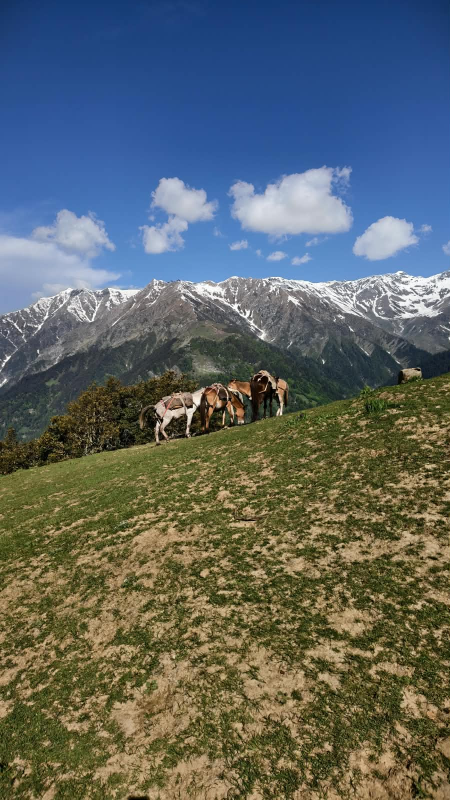
#> input picture data/payloads/variants/image_large.png, 900 x 1600 px, given in place of cover_processed.png, which was not available (shown at 1/2 size)
$ python dwt.py
#> lines starting #> are read from the running program, lines starting #| are printed output that depends on the picture
### src/preprocessing/payload_processor.py
"""
Generic Payload Processor

Converts TEXT, AUDIO, and IMAGE files into the
common steganography payload format.

Supported payloads:
    TEXT  -> .txt
    AUDIO -> .wav, .mp3, .flac, etc.
    IMAGE -> .png, .jpg, .jpeg, .bmp, etc.
"""

from pathlib import Path

from src.utils.payload_format import (
    create_payload,
    parse_payload,
    print_payload_info,
)


# ============================================================
# SUPPORTED EXTENSIONS
# ============================================================

TEXT_EXTENSIONS = {
    ".txt"
}

AUDIO_EXTENSIONS = {
    ".wav",
    ".mp3",
    ".flac",
    ".aac",
    ".ogg",
    ".m4a"
}

IMAGE_EXTENSIONS = {
    ".png",
    ".jpg",
    ".jpeg",
    ".bmp",
    ".tiff",
    ".webp"
}


# ============================================================
# DETECT PAYLOAD TYPE
# ============================================================

def detect_payload_type(file_path):
    """
    Detect payload type from file extension.

    Parameters
    ----------
    file_path : str or Path
        Path to payload file

    Returns
    -------
    str
        TEXT, AUDIO, or IMAGE
    """

    file_path = Path(file_path)

    extension = file_path.suffix.lower()

    if extension in TEXT_EXTENSIONS:
        return "TEXT"

    if extension in AUDIO_EXTENSIONS:
        return "AUDIO"

    if extension in IMAGE_EXTENSIONS:
        return "IMAGE"

    raise ValueError(
        f"Unsupported payload file extension: {extension}"
    )


# ============================================================
# READ PAYLOAD FILE
# ============================================================

def read_payload_file(file_path):
    """
    Read payload file as raw bytes.

    Parameters
    ----------
    file_path : str or Path
        Path to payload file

    Returns
    -------
    bytes
        Raw file data
    """

    file_path = Path(file_path)

    if not file_path.exists():
        raise FileNotFoundError(
            f"Payload file not found: {file_path}"
        )

    if not file_path.is_file():
        raise ValueError(
            f"Path is not a file: {file_path}"
        )

    return file_path.read_bytes()


# ============================================================
# CREATE FORMATTED PAYLOAD FROM FILE
# ============================================================

def create_payload_from_file(file_path):
    """
    Convert an actual payload file into the
    common steganography payload format.

    Parameters
    ----------
    file_path : str or Path
        Path to payload file

    Returns
    -------
    bytes
        Complete formatted payload
    """

    file_path = Path(file_path)

    payload_type = detect_payload_type(file_path)

    data = read_payload_file(file_path)

    extension = file_path.suffix.lower().lstrip(".")

    payload = create_payload(
        payload_type=payload_type,
        extension=extension,
        data=data
    )

    return payload


# ============================================================
# EXTRACT FILE DATA FROM FORMATTED PAYLOAD
# ============================================================

# [38 lines left out: function extract_payload_data, not called in this run]


# ============================================================
# TEST
# ============================================================

# [52 lines that do not run on import are left out]

### src/traditional/dwt.py
"""
DWT Steganography Engine

Method:
    - Integer Haar DWT
    - LH + HL sub-bands
    - 1 bit per coefficient
    - Reversible integer transform
    - Generic AISG payload format
    - Supports TEXT, AUDIO and IMAGE

Rule:
    If payload fits -> embed.
    If payload does not fit -> report insufficient capacity.
"""

import os
import time

import cv2
import numpy as np

from src.preprocessing.payload_processor import create_payload_from_file
from src.utils.payload_format import parse_payload


# ============================================================
# CONFIGURATION
# ============================================================

WAVELET = "haar"


# ============================================================
# INTEGER HAAR 1D TRANSFORM
# ============================================================

def haar_forward_1d(x):
    """
    Reversible integer Haar transform.

    For every pair:

        even = x[0], x[2], ...
        odd  = x[1], x[3], ...

        detail = odd - even
        approx = even + floor(detail / 2)

    This transform is reversible using integers.
    """

    x = np.asarray(
        x,
        dtype=np.int64
    )

    if x.size % 2 != 0:
        raise ValueError(
            "Integer Haar DWT requires even dimensions."
        )

    even = x[::2]
    odd = x[1::2]

    detail = (
        odd - even
    )

    approx = (
        even +
        np.floor_divide(
            detail,
            2
        )
    )

    return approx, detail


# [40 lines left out: function haar_inverse_1d, not called in this run]


# ============================================================
# 2D INTEGER HAAR DWT
# ============================================================

def apply_dwt(image):
    """
    Apply one-level 2D reversible integer Haar DWT.

    Returns:

        LL
        LH
        HL
        HH

    LH = low vertical + high horizontal
    HL = high vertical + low horizontal
    HH = high vertical + high horizontal
    """

    if image is None:
        raise ValueError(
            "Image could not be loaded."
        )

    if len(image.shape) != 2:
        raise ValueError(
            "DWT expects a grayscale image."
        )

    height, width = image.shape

    if height % 2 != 0 or width % 2 != 0:
        raise ValueError(
            "Image width and height must be even."
        )

    image = image.astype(
        np.int64
    )

    # --------------------------------------------------------
    # Horizontal transform
    # --------------------------------------------------------

    row_approx = np.empty(
        (height, width // 2),
        dtype=np.int64
    )

    row_detail = np.empty(
        (height, width // 2),
        dtype=np.int64
    )

    for row in range(height):

        approx, detail = haar_forward_1d(
            image[row, :]
        )

        row_approx[row, :] = approx
        row_detail[row, :] = detail

    # --------------------------------------------------------
    # Vertical transform
    # --------------------------------------------------------

    half_height = height // 2
    half_width = width // 2

    LL = np.empty(
        (half_height, half_width),
        dtype=np.int64
    )

    LH = np.empty(
        (half_height, half_width),
        dtype=np.int64
    )

    HL = np.empty(
        (half_height, half_width),
        dtype=np.int64
    )

    HH = np.empty(
        (half_height, half_width),
        dtype=np.int64
    )

    for col in range(half_width):

        # Low-horizontal component
        approx, detail = haar_forward_1d(
            row_approx[:, col]
        )

        LL[:, col] = approx
        HL[:, col] = detail

        # High-horizontal component
        approx, detail = haar_forward_1d(
            row_detail[:, col]
        )

        LH[:, col] = approx
        HH[:, col] = detail

    return LL, LH, HL, HH


# ============================================================
# INTEGER HAAR INVERSE
# ============================================================

# [63 lines left out: function apply_idwt, not called in this run]


# ============================================================
# CAPACITY
# ============================================================

def calculate_capacity(image_path):
    """
    Calculate DWT payload capacity.

    One bit is stored in every coefficient
    of LH and HL.

    For a 4000 x 4000 image:

        LH = 2000 x 2000
        HL = 2000 x 2000

        Total = 8,000,000 coefficients

        Capacity = 1,000,000 bytes
    """

    image = cv2.imread(
        image_path,
        cv2.IMREAD_GRAYSCALE
    )

    if image is None:
        raise FileNotFoundError(
            f"Could not load image: {image_path}"
        )

    _, LH, HL, _ = apply_dwt(
        image
    )

    capacity_bits = (
        LH.size +
        HL.size
    )

    capacity_bytes = (
        capacity_bits // 8
    )

    return (
        capacity_bits,
        capacity_bytes
    )


# ============================================================
# BITS <-> BYTES
# ============================================================

# [179 lines left out: functions bytes_to_bits, bits_to_bytes, embed_bit, extract_bit, get_coefficients, not called in this run]


# ============================================================
# EMBED PAYLOAD
# ============================================================

def embed_payload(
    cover_image_path,
    payload_file_path,
    output_path
):
    """
    Embed any supported payload.

    Supported payload types:

        TEXT
        AUDIO
        IMAGE
    """

    print("\n" + "=" * 70)
    print("DWT PAYLOAD EMBEDDING")
    print("=" * 70)

    # ========================================================
    # LOAD PAYLOAD
    # ========================================================

    payload = create_payload_from_file(
        payload_file_path
    )

    payload_bits = bytes_to_bits(
        payload
    )

    # ========================================================
    # LOAD COVER IMAGE
    # ========================================================

    image = cv2.imread(
        cover_image_path,
        cv2.IMREAD_GRAYSCALE
    )

    if image is None:

        raise FileNotFoundError(
            f"Could not load cover image: "
            f"{cover_image_path}"
        )

    # ========================================================
    # APPLY DWT
    # ========================================================

    LL, LH, HL, HH = apply_dwt(
        image
    )

    # ========================================================
    # GET EMBEDDING LOCATIONS
    # ========================================================

    locations = get_coefficients(
        LH,
        HL
    )

    capacity_bits = len(
        locations
    )

    required_bits = len(
        payload_bits
    )

    # ========================================================
    # DISPLAY INFORMATION
    # ========================================================

    print(
        f"Cover image       : "
        f"{cover_image_path}"
    )

    print(
        f"Image size        : "
        f"{image.shape[1]} x "
        f"{image.shape[0]}"
    )

    print(
        f"Payload file      : "
        f"{payload_file_path}"
    )

    print(
        f"Payload size      : "
        f"{len(payload):,} bytes"
    )

    print(
        f"Required bits     : "
        f"{required_bits:,}"
    )

    print(
        f"Capacity bits     : "
        f"{capacity_bits:,}"
    )

    utilization = (
        required_bits /
        capacity_bits *
        100
    )

    print(
        f"Capacity usage    : "
        f"{utilization:.2f}%"
    )

    # ========================================================
    # CAPACITY CHECK
    # ========================================================

    if required_bits > capacity_bits:

        print(
            "\nRESULT: "
            "PAYLOAD DOES NOT FIT [FAIL]"
        )

        raise ValueError(
            f"DWT capacity insufficient. "
            f"Required {required_bits:,} bits, "
            f"available {capacity_bits:,} bits."
        )

    # ========================================================
    # EMBEDDING
    # ========================================================

    start_time = time.perf_counter()

    for index, bit in enumerate(
        payload_bits
    ):

        band, row, col = (
            locations[index]
        )

        if band == "LH":

            LH[row, col] = embed_bit(
                LH[row, col],
                bit
            )

        else:

            HL[row, col] = embed_bit(
                HL[row, col],
                bit
            )

    # ========================================================
    # INVERSE DWT
    # ========================================================

    reconstructed = apply_idwt(
        LL,
        LH,
        HL,
        HH
    )

    # ========================================================
    # CONVERT TO VALID IMAGE
    # ========================================================

    reconstructed = np.clip(
        reconstructed,
        0,
        255
    ).astype(
        np.uint8
    )

    embedding_time = (
        time.perf_counter() -
        start_time
    )

    # ========================================================
    # SAVE STEGO IMAGE
    # ========================================================

    output_directory = os.path.dirname(
        output_path
    )

    if output_directory:

        os.makedirs(
            output_directory,
            exist_ok=True
        )

    success = cv2.imwrite(
        output_path,
        reconstructed
    )

    if not success:

        raise IOError(
            f"Could not save stego image: "
            f"{output_path}"
        )

    # ========================================================
    # DISPLAY RESULT
    # ========================================================

    print(
        f"Bits embedded     : "
        f"{required_bits:,}"
    )

    print(
        f"Embedding time    : "
        f"{embedding_time:.4f} sec"
    )

    print(
        f"Stego image       : "
        f"{output_path}"
    )

    print("=" * 70)

    return {
        "required_bits":
            required_bits,

        "capacity_bits":
            capacity_bits,

        "utilization":
            utilization,

        "embedding_time":
            embedding_time,
    }


# ============================================================
# EXTRACT BITS FROM COEFFICIENTS
# ============================================================

# [455 lines left out: functions extract_bits_from_coefficients, extract_payload, not called in this run]


# ============================================================
# TEST
# ============================================================

def run_test():

    cover_image = (
        "data/images/processed/"
        "cover_processed.png"
    )

    test_payload = (
        "data/payloads/"
        "test.txt"
    )

    stego_image = (
        "output/stego/"
        "dwt_test.png"
    )

    extraction_directory = (
        "output/extracted/"
        "dwt_test"
    )

    print("\n" + "=" * 70)
    print("DWT STEGANOGRAPHY TEST")
    print("=" * 70)

    # ========================================================
    # CAPACITY
    # ========================================================

    capacity_bits, capacity_bytes = (
        calculate_capacity(
            cover_image
        )
    )
#> in calculate_capacity, `image = cv2.imread( image_path, cv2.IMREAD_GRAYSCALE )`:
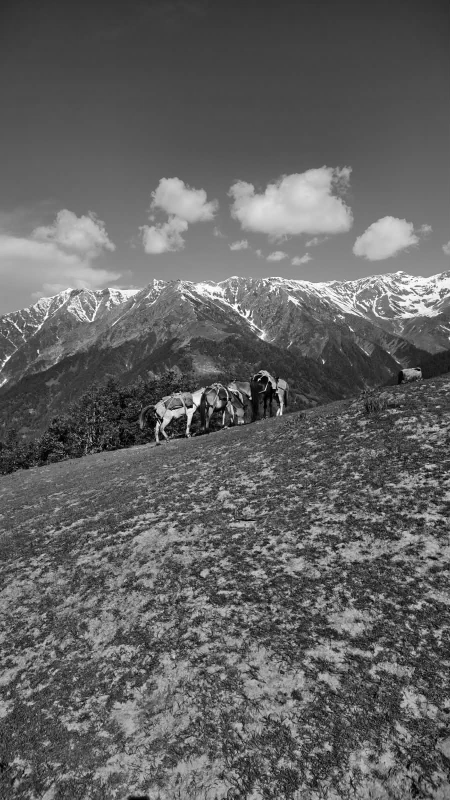
#> image: shape (1600, 900) (shown at 1/2 size); min 0, max 255, mean 97.9
#> after the loop in apply_dwt, `for row in range(height):`:
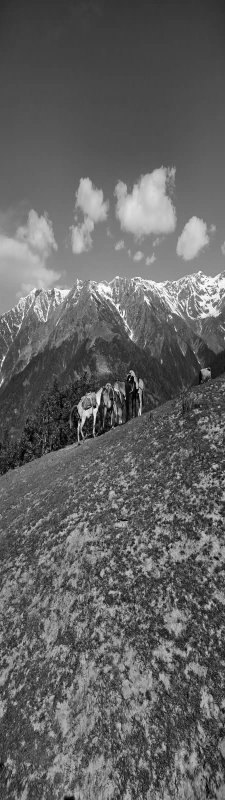
#> row_approx: shape (1600, 450) int64 (shown at 1/2 size); min 0, max 255, mean 97.7
#> after the loop in apply_dwt, `for row in range(height):`:
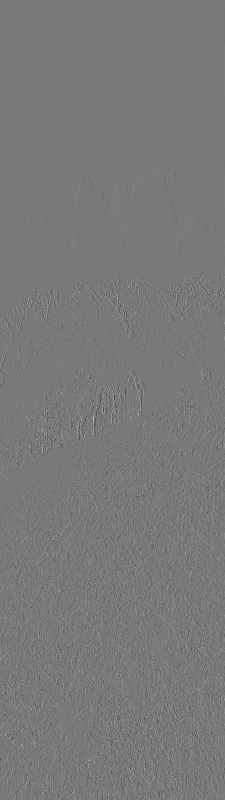
#> row_detail: shape (1600, 450) int64 (shown at 1/2 size); min -180, max 198, mean 0; drawn with min black and max white
#> after the loop in apply_dwt, `for col in range(half_width):`:
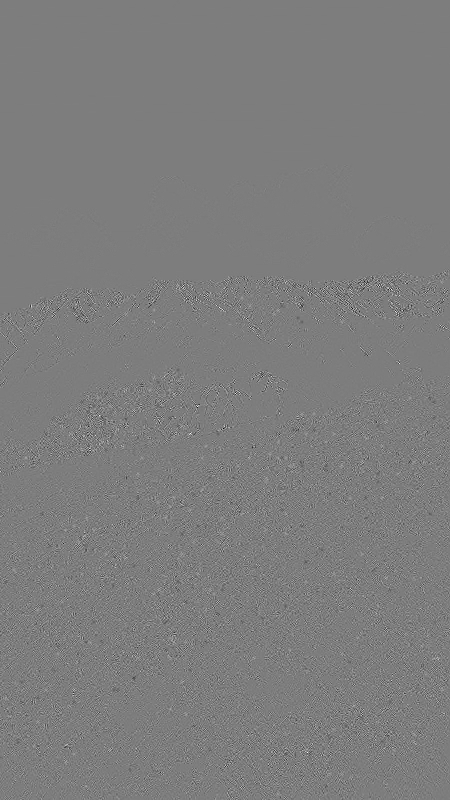
#> HH: shape (800, 450) int64; min -156, max 161, mean 0; drawn with min black and max white
#> after the loop in apply_dwt, `for col in range(half_width):`:
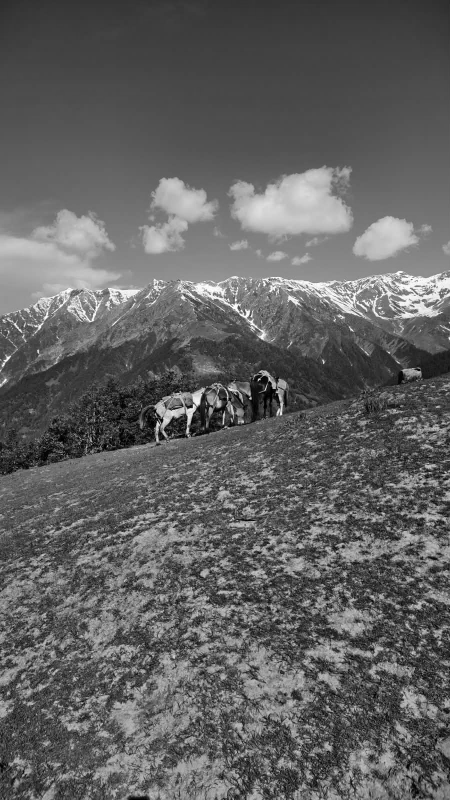
#> LL: shape (800, 450) int64; min 0, max 254, mean 97.6
#> capacity_bits = 720000; capacity_bytes = 90000

    print("\nDWT CAPACITY")
    print("-" * 70)

    print(
        f"Capacity : "
        f"{capacity_bits:,} bits"
    )
#| Capacity : 720,000 bits

    print(
        f"Capacity : "
        f"{capacity_bytes:,} bytes"
    )
#| Capacity : 90,000 bytes

    # ========================================================
    # EMBEDDING
    # ========================================================

    embed_result = embed_payload(
        cover_image,
        test_payload,
        stego_image
    )

    # ========================================================
    # EXTRACTION
    # ========================================================

    extract_result = extract_payload(
        stego_image,
        extraction_directory
    )

    # ========================================================
    # INTEGRITY CHECK
    # ========================================================

    with open(
        test_payload,
        "rb"
    ) as file:

        original_data = file.read()

    with open(
        extract_result["output_path"],
        "rb"
    ) as file:

        extracted_data = file.read()

    print("\nINTEGRITY CHECK")
    print("-" * 70)

    print(
        f"Original bytes    : "
        f"{len(original_data):,}"
    )

    print(
        f"Extracted bytes   : "
        f"{len(extracted_data):,}"
    )

    if original_data == extracted_data:

        print(
            "Data integrity    : "
            "100% [OK]"
        )

        print(
            "Result             : "
            "PASS [OK]"
        )

    else:

        print(
            "Data integrity    : "
            "FAILED [FAIL]"
        )

        print(
            "Result             : "
            "FAIL [FAIL]"
        )

        raise ValueError(
            "DWT extraction does not "
            "match original payload."
        )

    print("\n" + "=" * 70)
    print("DWT TEST COMPLETE")
    print("=" * 70)


# ============================================================
# MAIN
# ============================================================

if __name__ == "__main__":

#> (the run stopped early here; a loop or call above may not have finished)
